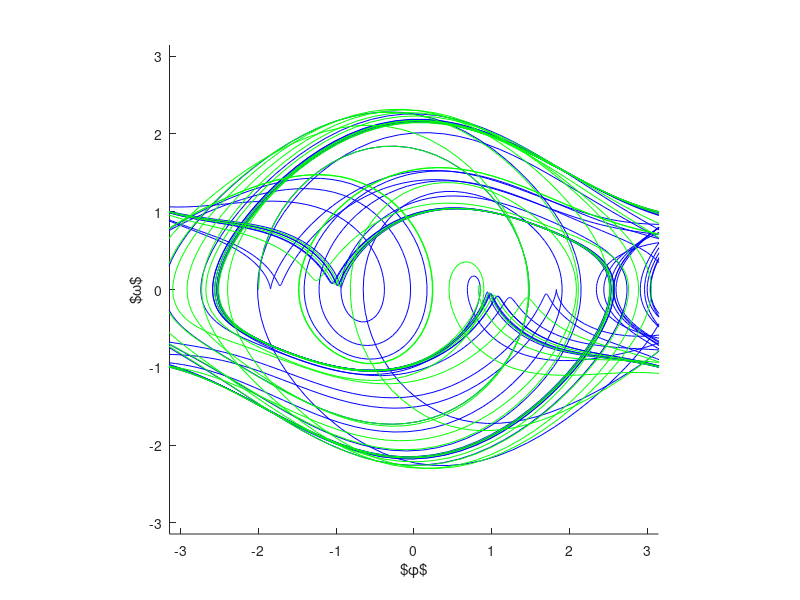
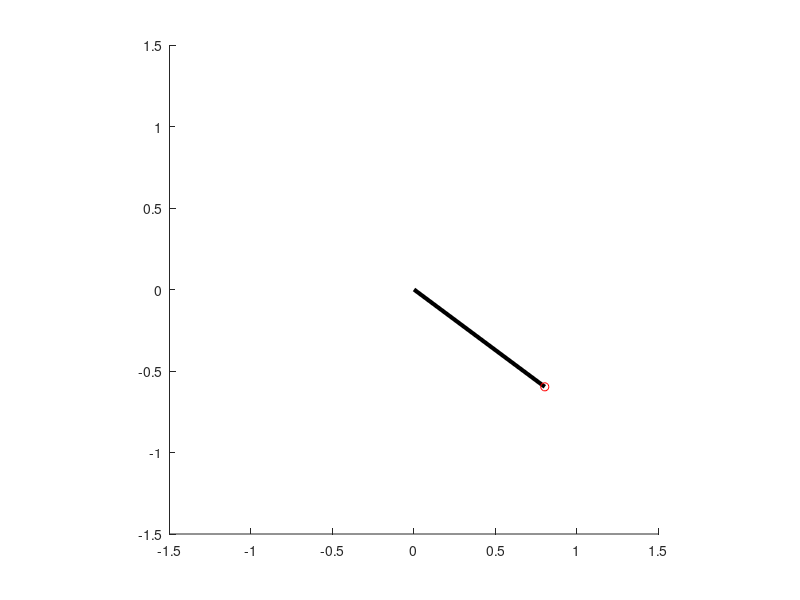

MATLAB code for these plots, in order:
close all
clear all
clc

%A= 1.3;
%A = 1.4;
A = 1.15;
gamma = 0.5;
w = 1;
%W = 0.5;
W = 2/3;%gamma/2*(sqrt(4*(w/gamma)^2-1))

f = @(t,Y) [Y(2); -w.^2*sin(Y(1)) - gamma*Y(2) + A*cos(W*t)];
inc = 100;
t_range = 0:2*pi/W/inc:300*2*pi/W;
%t_range = 0:10*pi:5000*pi;
%in_cond = [0 0; 1.8 2.5];
in_cond = [-2; 0];

dom = [-pi pi; -pi pi];
margin = 0;
subs = [30, 15];

% xdom = linspace(dom(1,1), dom(1,2), subs(1));
% ydom = linspace(dom(2,1), dom(2,2), subs(2));
% 
% [X, Y] = meshgrid(xdom, ydom);
% 
% U = Y;
% V = -w.^2*sin(X) - gamma*Y;

fig_1 = figure(1);
hold on;

xlabel('$\phi$');
ylabel('$\omega$');
% 
% % quiver(X, Y, U, V, 'r'); %'Color', [0.6, 0.6, 0.6]);
axis equal;
% % axis tight;
axis([dom(1, 1)-margin dom(1,2)+margin dom(2, 1)-margin dom(2,2)+margin]);
% 
col = ['b' 'g' 'r'];


% step = 0.0001;
% a = 0.9:step:1.6;
% xlabel('$A$');
% ylabel('$\omega$');
% % axis([0.95 1.55 -3.5 0])
% for ii = 1:length(a)
%     fb = @(t,Y) [Y(2); -w.^2*sin(Y(1)) - gamma*Y(2) + a(ii)*cos(W*t)];
%     [ts, ys] = ode45(fb, t_range, in_cond);
%     clc
%     disp([num2str(ii/length(a)*100) '%'])
%     %plot(ys(:,1), ys(:,2), col(ii)) %'Color', [0.5, 0, 0]);
%     %scatter(ys(:,1), ys(:,2), 10, '.', 'MarkerFaceColor', [0.5, 0, 0], ...
%     %    'MarkerEdgeColor', [0.5, 0, 0]);
%     %figure();
%     %diff = ys(2:end, :) - ys(1:end-1, :);
%     %q = diff(2:end, :) ./ diff(1:end-1, :);
%     %plot(q(10:end-1,1), q(10:end-1,2));
%     %plot(diff(10:end-1,1), diff(10:end-1,2));
%     %plot(ys(10:end-1,1), ys(10:end-1,2));
%     %plot(q);
%     y = ys(101*inc:inc:150*inc,2);
%     plot(a(ii)*ones(1,length(y)), y, 'r.','markersize', 1)
% end

for ii = 1:size(in_cond, 2)
    [ts, ys] = ode45(f, t_range, in_cond(:,ii));
    [ts1, ys1] = ode23(f, t_range, in_cond(:,ii));
    plot(ys(:,1), ys(:,2), 'b', ys1(:,1), ys1(:,2), 'g') %'Color', [0.5, 0, 0]);
    %scatter(ys(:,1), ys(:,2), 10, '.', 'MarkerFaceColor', [0.5, 0, 0], ...
    %    'MarkerEdgeColor', [0.5, 0, 0]);
    %figure();
    %diff = ys(2:end, :) - ys(1:end-1, :);
    %q = diff(2:end, :) ./ diff(1:end-1, :);
    %plot(q(10:end-1,1), q(10:end-1,2));
    %plot(diff(10:end-1,1), diff(10:end-1,2));
    %plot(ys(10:end-1,1), ys(10:end-1,2));
    %plot(q);
    %plot(ys(1000:500:end,1), ys(1000:500:end,2), 'ro')
    %plot(0*ones(1,length(ys(1000:500:end,1))), ys(1000:500:end,1), 'r.','markersize', 1)
end
hold off

set(gcf, 'Position', [1 1 350 350])
% matlabfrag('sens1')
%%




%%
a = [1.3 1.3 1.3];
figure(2)
hold on
for ii = 1:3 %size(in_cond, 2)
    f = @(t,Y) [Y(2); -w.^2*sin(Y(1)) - gamma*Y(2) + a(ii)*cos(W*t)];
    [ts, ys] = ode45(f, 0:2*pi/W:1000*2*pi/W, [0 0.5*A]);
    %plot(ys(:,1), ys(:,2), 'Color', [0.5, 0, 0]);
    %scatter(ys(:,1), ys(:,2), 10, '.', 'MarkerFaceColor', [0.5, 0, 0], ...
    %    'MarkerEdgeColor', [0.5, 0, 0]);
    %figure();
    diff1 = ys(2:end, :) - ys(1:end-1, :);%;ys(4:end, :) - ys(3:end-1, :);ys(6:end, :) - ys(5:end-1, :)];
    %diff2 = ys(4:end, :) - ys(3:end-1, :);
    %diff3 = ys(6:end, :) - ys(5:end-1, :);
    %q = diff(2:end, :) ./ diff(1:end-1, :);
    %plot(q(10:end-1,1), q(10:end-1,2));
    plot(diff1(500:end-10,1), diff1(500:end-10,2),col(ii));
    %plot(ys(10:end-1,1), ys(10:end-1,2));
    %plot(q);
end

hold off


%%
fig_2 = figure(2);
axis equal;
hold on;
axis([-1.5 1.5 -1.5 1.5]);

%axis([dom(1, 1)-margin dom(1,2)+margin dom(2, 1)-margin dom(2,2)+margin]);

% [ts, ys] = ode45(f, t_range, in_cond);

for ii = 1:length(ts)
    cla;
    plot([0 sin(ys(ii, 1))], [0 -cos(ys(ii, 1))], 'k', 'LineWidth', 3);
    plot(sin(ys(ii, 1)), -cos(ys(ii, 1)), 'ro');
    pause(0.05);
end
hold off